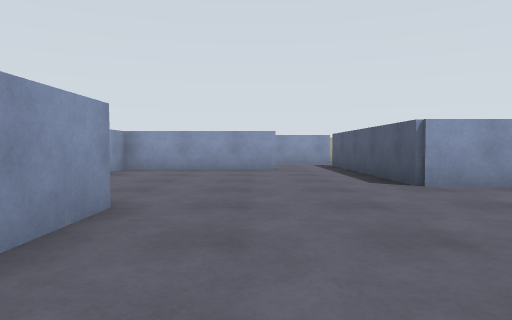
View 1 (above)

16 first-person views from a walk through a world built for the Gazebo simulator. The camera is 0.29 m above the floor, tilts 2° down and sees 70° across. The floor is counted in squares, 0.5 m on a side. Each view is taken from the middle of a square. On the plan, view 1 faces up. The plan holds only what a view shows up to about 10 squares ahead; the rest is blank.

View 2
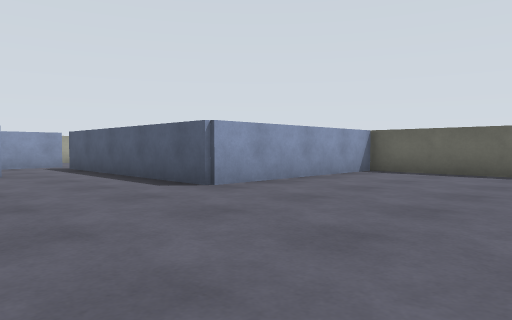

View 3
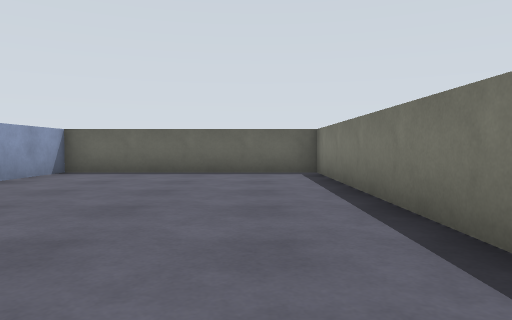

View 4
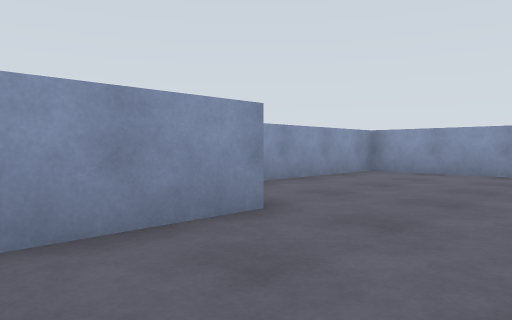

View 5
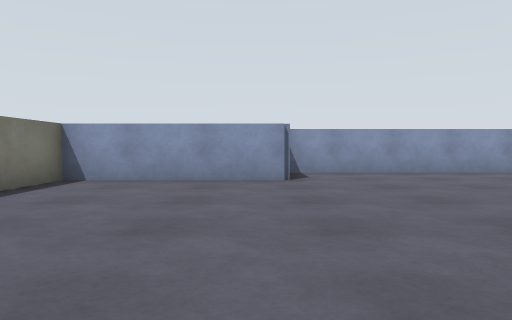

View 6
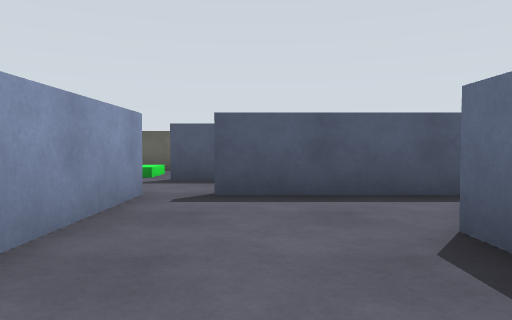

View 7
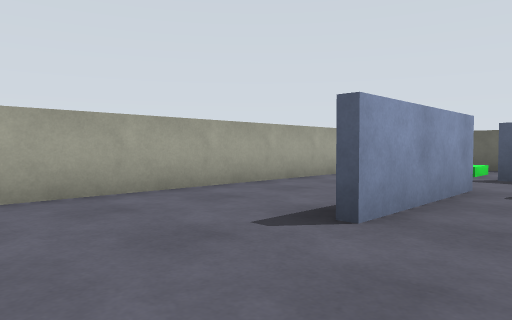

View 8
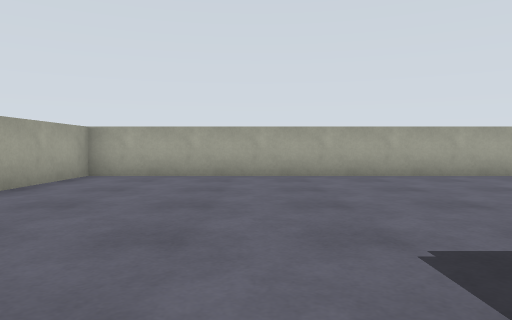

View 9
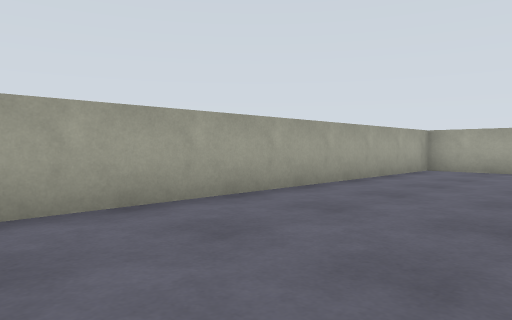

View 10
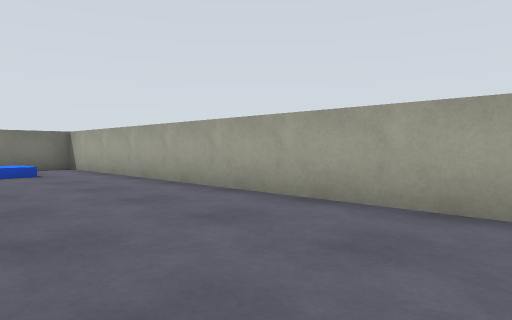

View 11
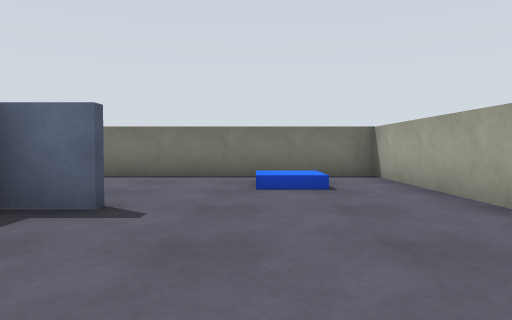

View 12
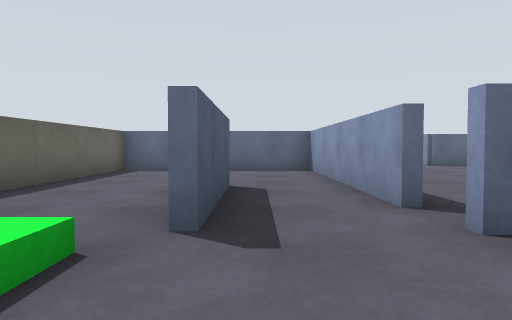

View 13
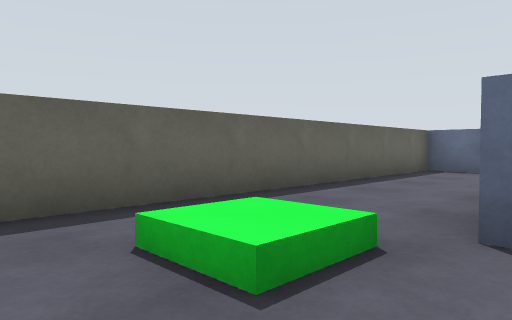

View 14
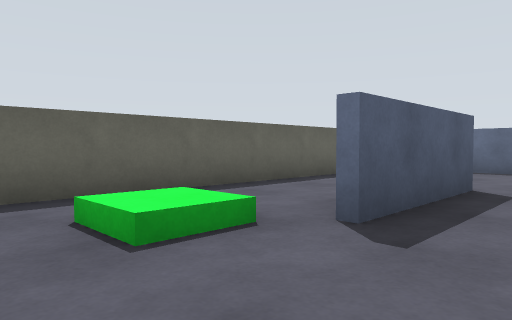

View 15
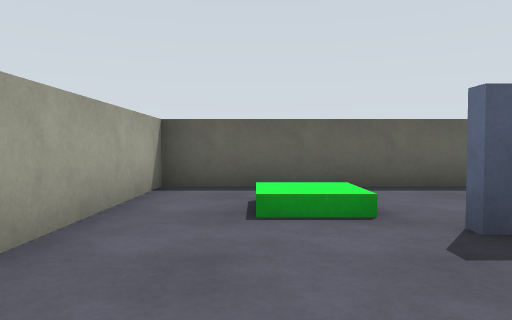

View 16
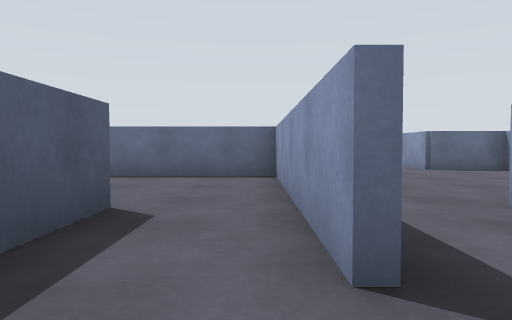

### Floor plan
Points are (right, up) in squares from view 1. A wall is a line through its corners. A room is listed if a view was taken in it or the views show most of it. See-through windows are left out.
Room 1 (views 1, 2, 3, 4, 5)
walls: (0.6, 9.4) (-3.4, 9.4) (-3.4, 3.5); (7.5, 5.4) (2.4, 5.4) (2.4, 9.5); (-4.6, 3.6) (-1.4, 3.6) (-1.4, -0.4) (7.4, -0.4) (7.4, 6)
ways out: opening at (1, 10) to room 2
Room 2 (views 6, 7, 8, 9, 10, 11, 12, 13, 14, 15, 16)
walls: (-0.1, 9.6) (0.5, 9.6); (2.6, 11.5) (2.6, 5.6) (7.5, 5.6); (2.4, 9.5) (2.4, 11.5); (2.6, 12.4) (-0.5, 12.4); (4.4, 9.4) (4.4, 12.5); (7.4, 6) (7.4, 15.4) (-8.4, 15.4) (-8.4, -0.4) (-2.9, -0.4)
ways out: opening at (1, 10) to room 1
objects: marker (-7, 1) to (-6, 2); marker (5, 13) to (6, 14)

Where each view was taken, in squares from view 1:
view 1: 0 up, 0 right, facing up
view 2: 1 up, 1 left, facing up-right
view 3: 1 up, 1 left, facing right
view 4: 1 up, 1 right, facing up-left
view 5: 3 up, 5 right, facing left
view 6: 11 up, 2 left, facing right
view 7: 11 up, 3 left, facing up-right
view 8: 8 up, 5 left, facing up
view 9: 6 up, 5 left, facing up-left
view 10: 10 up, 5 left, facing down-left
view 11: 7 up, 6 left, facing down
view 12: 15 up, 4 right, facing down
view 13: 15 up, 4 right, facing down-right
view 14: 15 up, 3 right, facing down-right
view 15: 14 up, 2 right, facing right
view 16: 13 up, 3 right, facing down
